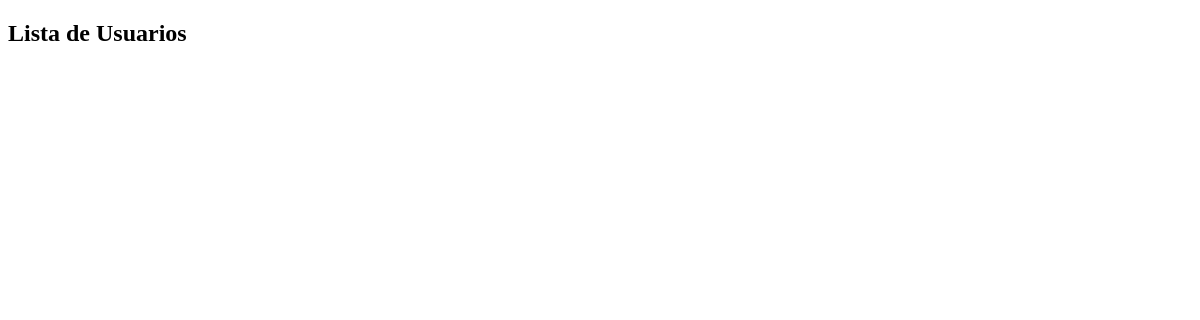
The page /php/noticia.php?titulo=La educación Híbrida on the database as committed earlier.
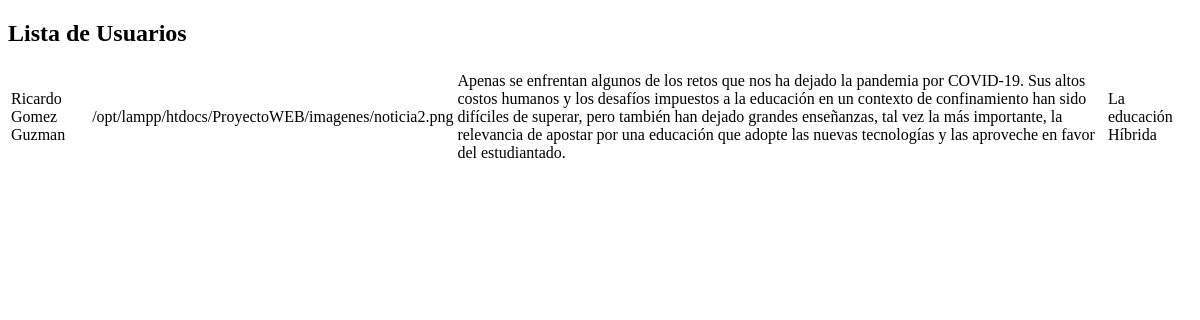
The same page on the database as committed later.
### tables this page shows
CREATE TABLE `Noticias` (
  `id_noticia` int(20) NOT NULL,
  `autor` varchar(30) NOT NULL,
  `imagen` varchar(300) NOT NULL,
  `texto` varchar(5000) NOT NULL,
  `tituloNot` varchar(30) NOT NULL
);

### php/noticia.php (the view, shortened to what this page needs)
<?php
$host = 'localhost';
$db   = 'ProyectoWEB';
$user = 'root';
$pass = '';
$conexion = new mysqli($host, $user, $pass, $db);
if(isset($_GET['titulo'])){
    $titulo=$_GET['titulo'];
}
else{
    header("Location: noticias.php");
    exit();
}
$sql= "SELECT * FROM Noticias WHERE tituloNot=?";
$stmt=$conexion->prepare($sql);
$stmt->bind_param("s",$titulo);
$stmt->execute();
$dato=$stmt->get_result();
?>
<!DOCTYPE html>
<html lang="es">
<head>
</head>
<body>
<h2>Lista de Usuarios</h2>
<table>
    <tbody>
        <tr>
        <?php while ($row = $dato->fetch_assoc()): ?>
            <tr>
                <td><?php echo htmlspecialchars($row['autor']); ?></td>
                <td><?php echo htmlspecialchars($row['imagen']); ?></td>
                <td><?php echo htmlspecialchars($row['texto']); ?></td>
                <td><?php echo htmlspecialchars($row['tituloNot']); ?></td>
            </tr>
        <?php endwhile; ?>
        </tr>
    </tbody>
</table>
</body>
</html>

Rows that differ between the two databases and show on the page:
added noticias: autor "Ricardo Gomez Guzman", imagen "/opt/lampp/htdocs/ProyectoWEB/imagenes/noticia2.png", texto "Apenas se enfrentan algunos de los retos que nos ha dejado la pandemia por COVID-19. Sus altos costos humanos y los desafíos impuestos a la educación en un contexto de confinamiento han sido difíciles de superar, pero también han dejado grandes enseñanzas, tal vez la más importante, la relevancia de apostar por una educación que adopte las nuevas tecnologías y las aproveche en favor del estudiantado.", tituloNot "La educación Híbrida"
